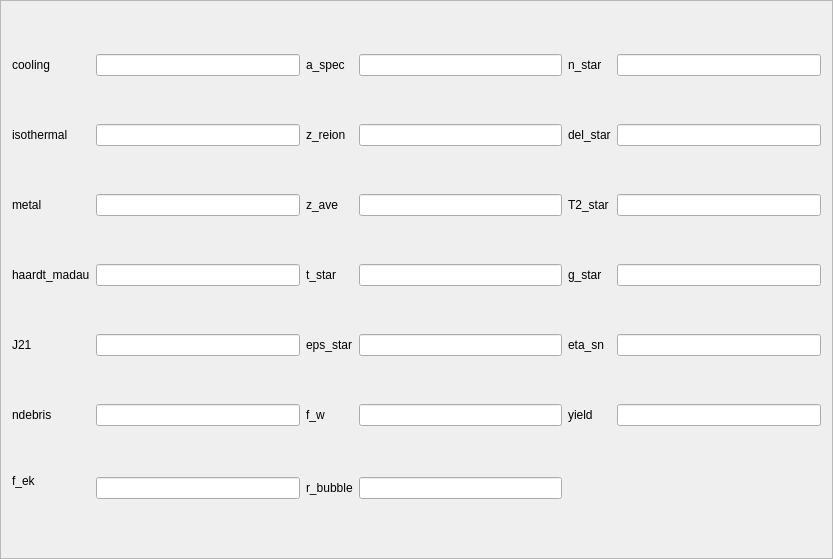
<?xml version="1.0" encoding="UTF-8"?>
<ui version="4.0">
 <class>cosmo</class>
 <widget class="QFrame" name="cosmo">
  <property name="geometry">
   <rect>
    <x>0</x>
    <y>0</y>
    <width>833</width>
    <height>559</height>
   </rect>
  </property>
  <property name="windowTitle">
   <string>Frame</string>
  </property>
  <property name="frameShape">
   <enum>QFrame::StyledPanel</enum>
  </property>
  <property name="frameShadow">
   <enum>QFrame::Raised</enum>
  </property>
  <layout class="QGridLayout" name="gridLayout">
   <item row="0" column="0">
    <widget class="QLabel" name="cooling">
     <property name="statusTip">
      <string/>
     </property>
     <property name="text">
      <string>cooling</string>
     </property>
    </widget>
   </item>
   <item row="0" column="1">
    <widget class="QLineEdit" name="editcooling">
     <property name="statusTip">
      <string>edit cooling</string>
     </property>
    </widget>
   </item>
   <item row="0" column="2">
    <widget class="QLabel" name="a_spec">
     <property name="text">
      <string>a_spec</string>
     </property>
    </widget>
   </item>
   <item row="0" column="3">
    <widget class="QLineEdit" name="edita_spec">
     <property name="statusTip">
      <string>edit a_spec</string>
     </property>
    </widget>
   </item>
   <item row="0" column="4">
    <widget class="QLabel" name="n_star">
     <property name="text">
      <string>n_star</string>
     </property>
    </widget>
   </item>
   <item row="0" column="5">
    <widget class="QLineEdit" name="editn_star">
     <property name="statusTip">
      <string>edit n_star</string>
     </property>
    </widget>
   </item>
   <item row="1" column="0">
    <widget class="QLabel" name="isothermal">
     <property name="text">
      <string>isothermal</string>
     </property>
    </widget>
   </item>
   <item row="1" column="1">
    <widget class="QLineEdit" name="editisothermal">
     <property name="statusTip">
      <string>edit isothermal</string>
     </property>
    </widget>
   </item>
   <item row="1" column="2">
    <widget class="QLabel" name="z_reion">
     <property name="text">
      <string>z_reion</string>
     </property>
    </widget>
   </item>
   <item row="1" column="3">
    <widget class="QLineEdit" name="editreion">
     <property name="statusTip">
      <string>edit reion</string>
     </property>
    </widget>
   </item>
   <item row="1" column="4">
    <widget class="QLabel" name="del_star">
     <property name="text">
      <string>del_star</string>
     </property>
    </widget>
   </item>
   <item row="1" column="5">
    <widget class="QLineEdit" name="editdel_star">
     <property name="statusTip">
      <string>edit del_star</string>
     </property>
    </widget>
   </item>
   <item row="2" column="0">
    <widget class="QLabel" name="metal">
     <property name="statusTip">
      <string/>
     </property>
     <property name="text">
      <string>metal</string>
     </property>
    </widget>
   </item>
   <item row="2" column="1">
    <widget class="QLineEdit" name="editmetal">
     <property name="statusTip">
      <string>edit metal</string>
     </property>
    </widget>
   </item>
   <item row="2" column="2">
    <widget class="QLabel" name="z_ave">
     <property name="text">
      <string>z_ave</string>
     </property>
    </widget>
   </item>
   <item row="2" column="3">
    <widget class="QLineEdit" name="editz_ave">
     <property name="statusTip">
      <string>edit z_ave</string>
     </property>
    </widget>
   </item>
   <item row="2" column="4">
    <widget class="QLabel" name="T2_star">
     <property name="text">
      <string>T2_star</string>
     </property>
    </widget>
   </item>
   <item row="2" column="5">
    <widget class="QLineEdit" name="editT2_star">
     <property name="statusTip">
      <string>edit T2_star</string>
     </property>
    </widget>
   </item>
   <item row="3" column="0">
    <widget class="QLabel" name="haardt_madau">
     <property name="text">
      <string>haardt_madau</string>
     </property>
    </widget>
   </item>
   <item row="3" column="1">
    <widget class="QLineEdit" name="edithaardt_madau">
     <property name="statusTip">
      <string>edit haardt_madau</string>
     </property>
    </widget>
   </item>
   <item row="3" column="2">
    <widget class="QLabel" name="t_star">
     <property name="text">
      <string>t_star </string>
     </property>
    </widget>
   </item>
   <item row="3" column="3">
    <widget class="QLineEdit" name="editt_star">
     <property name="statusTip">
      <string>edit t_star</string>
     </property>
    </widget>
   </item>
   <item row="3" column="4">
    <widget class="QLabel" name="g_star">
     <property name="text">
      <string>g_star</string>
     </property>
    </widget>
   </item>
   <item row="3" column="5">
    <widget class="QLineEdit" name="editg_star">
     <property name="statusTip">
      <string>edit g_star</string>
     </property>
    </widget>
   </item>
   <item row="4" column="0">
    <widget class="QLabel" name="J21">
     <property name="text">
      <string>J21</string>
     </property>
    </widget>
   </item>
   <item row="4" column="1">
    <widget class="QLineEdit" name="editJ21">
     <property name="statusTip">
      <string>edit J21</string>
     </property>
    </widget>
   </item>
   <item row="4" column="2">
    <widget class="QLabel" name="eps_star">
     <property name="text">
      <string>eps_star</string>
     </property>
    </widget>
   </item>
   <item row="4" column="3">
    <widget class="QLineEdit" name="editeps_star">
     <property name="statusTip">
      <string>edit eps_star</string>
     </property>
    </widget>
   </item>
   <item row="4" column="4">
    <widget class="QLabel" name="eta_sn">
     <property name="text">
      <string>eta_sn</string>
     </property>
    </widget>
   </item>
   <item row="4" column="5">
    <widget class="QLineEdit" name="editeta_sn">
     <property name="statusTip">
      <string>edit eta_sn</string>
     </property>
    </widget>
   </item>
   <item row="5" column="0">
    <widget class="QLabel" name="ndebris">
     <property name="text">
      <string>ndebris</string>
     </property>
    </widget>
   </item>
   <item row="5" column="1">
    <widget class="QLineEdit" name="editndebris">
     <property name="statusTip">
      <string>edit ndebris</string>
     </property>
    </widget>
   </item>
   <item row="5" column="2">
    <widget class="QLabel" name="f_w">
     <property name="text">
      <string>f_w</string>
     </property>
    </widget>
   </item>
   <item row="5" column="3">
    <widget class="QLineEdit" name="editf_w">
     <property name="statusTip">
      <string>edit f_w</string>
     </property>
    </widget>
   </item>
   <item row="5" column="4">
    <widget class="QLabel" name="yield">
     <property name="text">
      <string>yield</string>
     </property>
    </widget>
   </item>
   <item row="5" column="5">
    <widget class="QLineEdit" name="edityield">
     <property name="statusTip">
      <string>edit yield</string>
     </property>
    </widget>
   </item>
   <item row="6" column="0">
    <widget class="QLabel" name="label_4">
     <property name="text">
      <string>f_ek
</string>
     </property>
    </widget>
   </item>
   <item row="6" column="1">
    <widget class="QLineEdit" name="editf_ek">
     <property name="statusTip">
      <string>edit f_ek</string>
     </property>
    </widget>
   </item>
   <item row="6" column="2">
    <widget class="QLabel" name="r_bubble">
     <property name="statusTip">
      <string/>
     </property>
     <property name="text">
      <string>r_bubble</string>
     </property>
    </widget>
   </item>
   <item row="6" column="3">
    <widget class="QLineEdit" name="editr_bubble">
     <property name="statusTip">
      <string>edit r_bubble</string>
     </property>
    </widget>
   </item>
  </layout>
 </widget>
 <resources/>
 <connections/>
</ui>
